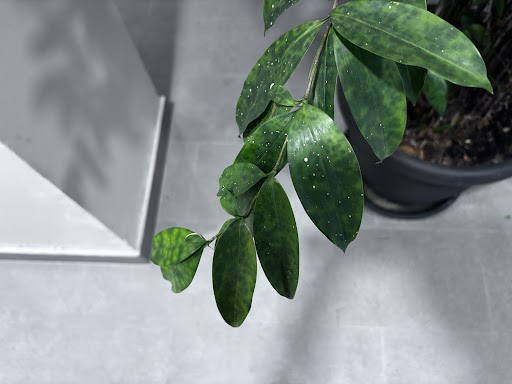
#> input picture images/test1.jpg, 512 x 384 px
$ python __init__.py ../images/test1.jpg
#> lines starting #> are read from the running program, lines starting #| are printed output that depends on the picture; after the words box and inside, x2 and y2 are one past the last pixel; in counts of white or black regions, pixels touching at a corner belong together
import sys

import cv2
import numpy as np


def _debug_img(img):
    cv2.imshow("Debug", img)
    cv2.waitKey(0)
    cv2.destroyWindow("Debug")

def remove_inner_boxes(boxes):
    keep = []
    for i, A in enumerate(boxes):
        Ax1, Ay1, Ax2, Ay2 = A
        inside = False

        for j, B in enumerate(boxes):
            if i == j:
                continue
            Bx1, By1, Bx2, By2 = B

            # Check if A is completely inside B
            if (Ax1 >= Bx1 and Ay1 >= By1 and
                Ax2 <= Bx2 and Ay2 <= By2):
                inside = True
                break

        if not inside:
            keep.append(A)

    return keep

def draw_boxes(img, boxes):
    for box in boxes:
        x1, y1, x2, y2 = box
        cv2.rectangle(img, (x1, y1), (x2, y2), (0, 255, 0), 2)

img = cv2.imread(sys.argv[1])
#> img is the input picture: shape (384, 512, 3); mean B, G, R 135, 138.3, 128.9


kernel_size = 5
min_area = 100


# convert image from BGR to HSV color space
hsv = cv2.cvtColor(img, cv2.COLOR_BGR2HSV)
#> hsv: shape (384, 512, 3); mean H, S, V 94.7, 40.2, 142.8
# create a binary mask selecting pixels in the "green" HSV range
lower = np.array([35, 40, 40])
upper = np.array([85, 255, 255])

h, s, v = cv2.split(hsv)
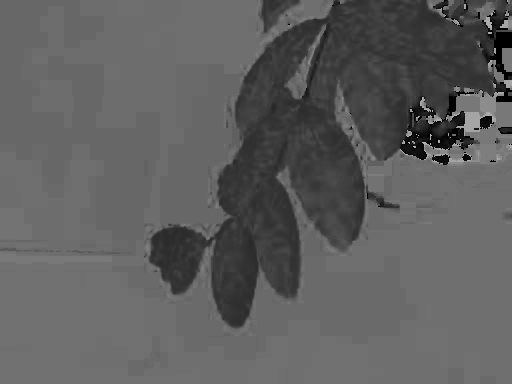
#> h: shape (384, 512); min 0, max 177, mean 94.7

# Put in range [lower, upper]. https://www.desmos.com/calculator/o28zw2tvwz
# Normalize distances only inside the green range
h_mask = np.clip((h - lower[0]) / (upper[0] - lower[0]), 0, 1)
s_mask = np.clip((s - lower[1]) / (upper[1] - lower[1]), 0, 1)
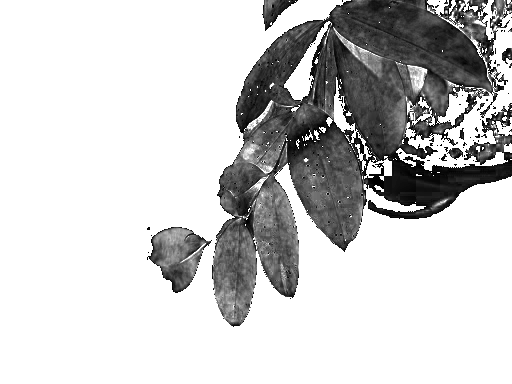
#> s_mask: shape (384, 512) float64; min 0, max 1, mean 0.798
v_mask = np.clip((v - lower[2]) / (upper[2] - lower[2]), 0, 1)
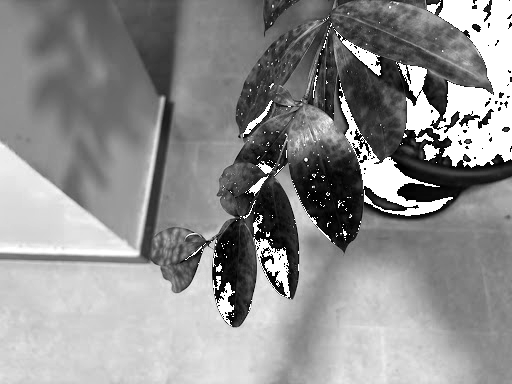
#> v_mask: shape (384, 512) float64; min 0, max 1, mean 0.562

# Combine the normalized distances
gradient = (h_mask + s_mask + v_mask) / 3 * 255
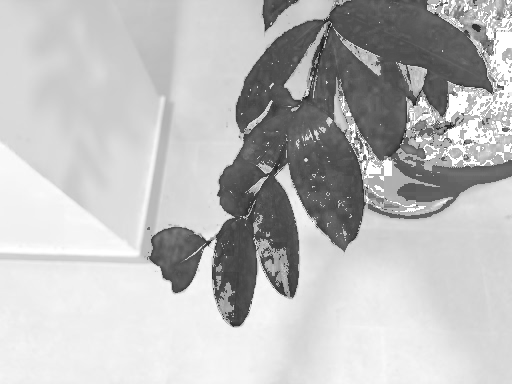
#> gradient: shape (384, 512) float64; min 14.83, max 255, mean 189.2

# Clamp everything outside the range to 0
inside_mask = cv2.inRange(hsv, lower, upper)
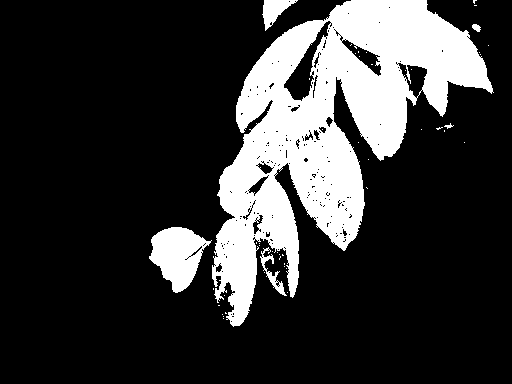
#> inside_mask: shape (384, 512); 20.9% white; 48 white regions (42 under 20 px), largest, box (x1, y1, x2, y2) and area: (212, 0, 494, 327) 37768, (149, 227, 212, 293) 2443, (262, 0, 298, 31) 513, (260, 247, 287, 296) 309, (472, 24, 481, 32) 49, (444, 123, 454, 129) 24
mask = cv2.bitwise_and(gradient.astype(np.uint8), gradient.astype(np.uint8), mask=inside_mask)

# mask = cv2.inRange(hsv, np.array([35, 40, 40]), np.array([85, 255, 255]))
# _debug_img(mask)


n_labels, labels, stats, centroid = cv2.connectedComponentsWithStats(mask)
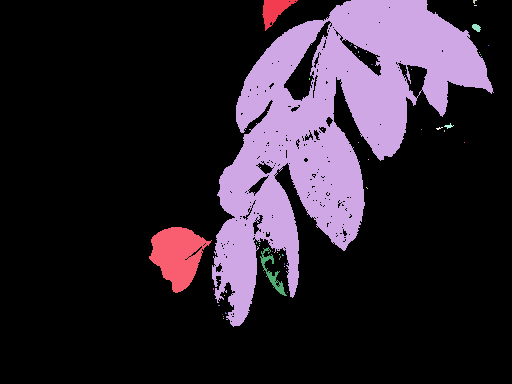
#> labels: shape (384, 512) int32; 49 distinct labels, from 0 to 48; one colour per label, 0 black
#> n_labels = 49; stats = 49 rows, first 6: [0, 0, 512, 384, 155424], [262, 0, 36, 31, 513], [212, 0, 282, 327, 37768], [473, 0, 4, 4, 9], [474, 5, 3, 1, 3], [472, 24, 9, 8, 49]; centroid = 49 pairs, first value 177.2 to 488, second value 1 to 318

boxes = []
for i in range(1, n_labels): # labels[0] is the background
    x, y, w, h, area = stats[i]
    cx, cy = centroid[i]
    if area > min_area:
        boxes.append((x, y, x + w, y + h))
#> this loop made 48 passes
#> (x, y, w, h, area, cx, cy) on passes 1, 2, 5, 18, 27, 31: (262, 0, 36, 31, 513, 274, 9.87), (212, 0, 282, 327, 37768, 328.8, 127.3), (472, 24, 9, 8, 49, 476, 27.22), (444, 123, 10, 6, 24, 448.4, 125.7), (149, 227, 63, 66, 2443, 177.2, 254.9), (260, 247, 27, 49, 309, 271.7, 272.4)
#> after the loop, boxes = [(262, 0, 298, 31), (212, 0, 494, 327), (149, 227, 212, 293), (260, 247, 287, 296)]

boxes = remove_inner_boxes(boxes)
#> the loop in remove_inner_boxes, `for i, A in enumerate(boxes):` made 4 passes
#> after the loop in remove_inner_boxes, `for i, A in enumerate(boxes):`: keep = [(212, 0, 494, 327), (149, 227, 212, 293)]
#> boxes = [(212, 0, 494, 327), (149, 227, 212, 293)]
draw_boxes(img, boxes)
#> the loop in draw_boxes, `for box in boxes:` made 2 passes
#> after the loop in draw_boxes, `for box in boxes:`:
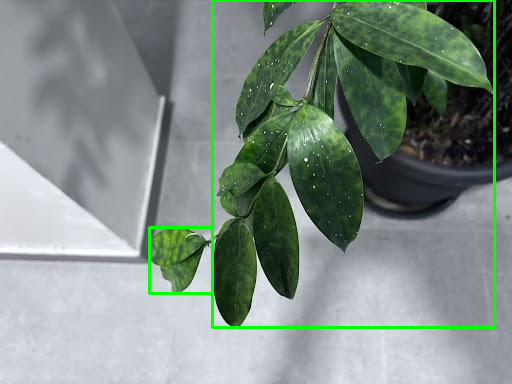
#> img: shape (384, 512, 3); mean B, G, R 132.3, 140.6, 126.3
_debug_img(img)

"""
in_area = 100
kernel_size = 5

# 1) Smooth gradient mask and threshold to binary
mask_blur = cv2.GaussianBlur(mask, (5, 5), 0)
_, binary = cv2.threshold(mask_blur, 50, 255, cv2.THRESH_BINARY)

# 2) Morphological opening to disconnect leaves & remove noise
kernel = cv2.getStructuringElement(cv2.MORPH_ELLIPSE, (kernel_size, kernel_size))
cleaned = cv2.morphologyEx(binary, cv2.MORPH_OPEN, kernel)

# 3) Find contours (external)
contours, _ = cv2.findContours(cleaned, cv2.RETR_EXTERNAL, cv2.CHAIN_APPROX_SIMPLE)

boxes = []
for cnt in contours:
    area = cv2.contourArea(cnt)
    if area < min_area:
        continue
    x, y, w, h = cv2.boundingRect(cnt)
    boxes.append((x, y, x + w, y + h))

# Optional: remove nested boxes
leaf_boxes = remove_inner_boxes(boxes)

# Draw results
draw_boxes(img, leaf_boxes)
_debug_img(img)"""
